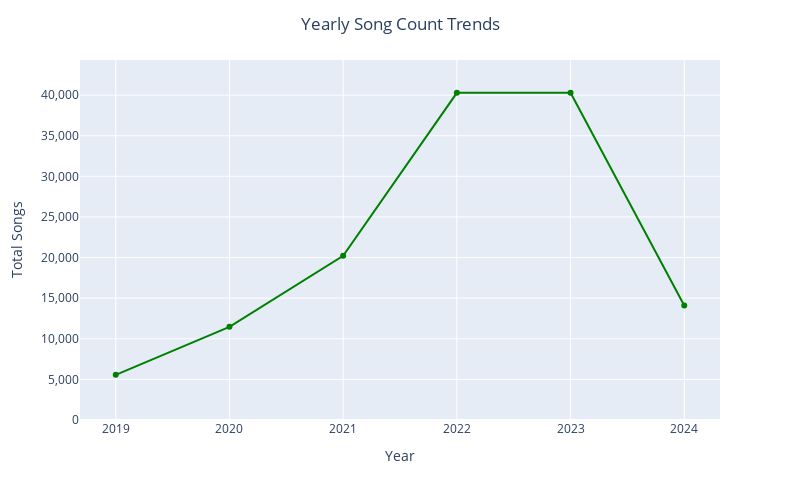

This figure's notebook cell:
### Code cell
fig = px.line(grouped_data, x='year', y='song_count',
              labels={'year': 'Year', 'song_count': 'Total Songs'},
              color_discrete_sequence=['green'],
              markers=True)

fig.update_layout(title=dict(text='Yearly Song Count Trends', x=0.5),
                  xaxis_title='Year',
                  yaxis_title='Total Songs',
                  width=800, height=500,
                  yaxis=dict(tickformat=',.0f', range=[0, grouped_data['song_count'].max() * 1.1]))
fig.show()

### Figure 1 — Plotly figure (JSON) as saved in the notebook; plotly's stock layout.template omitted (floating-point values rounded to 4 significant figures)
{"data": [{"hovertemplate": "Year=%{x}<br>Total Songs=%{y}<extra></extra>", "legendgroup": "", "line": {"color": "green", "dash": "solid"}, "marker": {"symbol": "circle"}, "mode": "lines+markers", "name": "", "orientation": "v", "showlegend": false, "type": "scatter", "x": [2019, 2020, 2021, 2022, 2023, 2024], "xaxis": "x", "y": [5560, 11475, 20212, 40285, 40295, 14098], "yaxis": "y"}], "layout": {"height": 500, "legend": {"tracegroupgap": 0}, "margin": {"t": 60}, "title": {"text": "Yearly Song Count Trends", "x": 0.5}, "width": 800, "xaxis": {"anchor": "y", "domain": [0, 1], "title": {"text": "Year"}}, "yaxis": {"anchor": "x", "domain": [0, 1], "range": [0, 44320.0], "tickformat": ",.0f", "title": {"text": "Total Songs"}}}}
